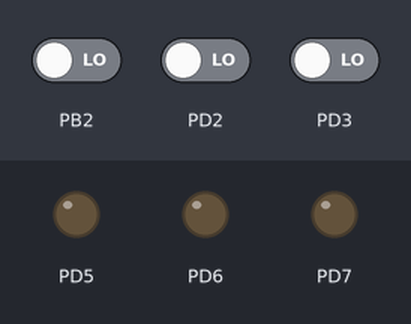
Bench run of a program on a simulated ATmega32, built with avr-gcc and emulated at 8 MHz. Shown: output pins drawn as LEDs (lit = HIGH). The inputs (shaded band) are chosen by the test bench; at power-on: PB2 LOW, PD2 LOW, PD3 LOW.

Above: at 1.2 s.
1.3 s: PB2 driven HIGH
At 2.1 s:
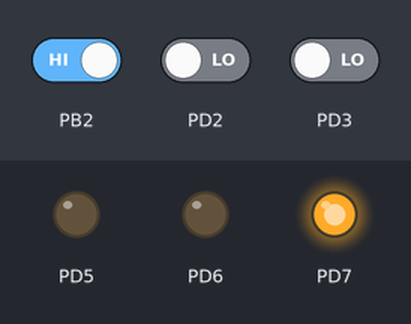
3.8 s: PD2 driven HIGH
At 4.3 s:
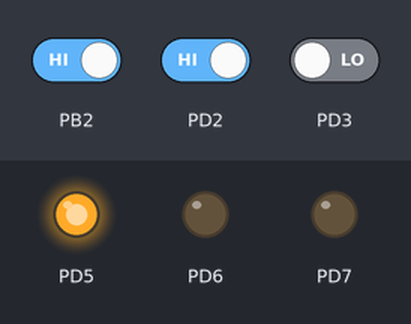
6.3 s: PD3 driven HIGH
At 7.1 s:
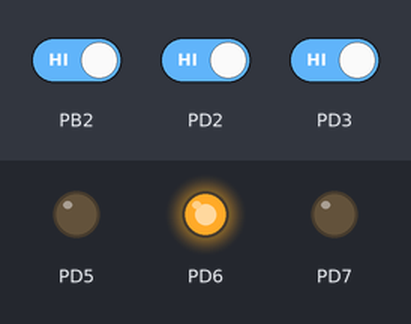
Timing chart, 0 to 9.3 s (numbered marks = the images above; inputs shaded):
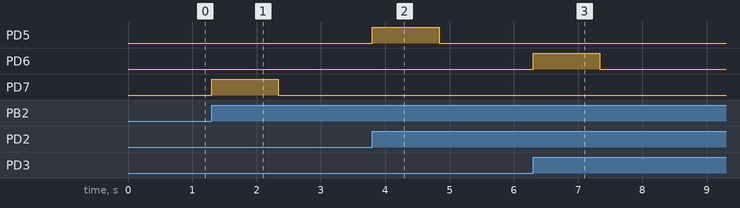

Measured:
- after the input at 1.3 s, PD7: LOW → HIGH at once, → LOW 1.0 s later
- after the input at 3.8 s, PD5: LOW → HIGH at once, → LOW 1.0 s later
- after the input at 6.3 s, PD6: LOW → HIGH at once, → LOW 1.0 s later

The program:

main.c
```c
/*
 * main.c
 *
 *  Created on: 14 Sep 2023
 *      Author: Rashad
 */


#include "BIT_MATH.h"
#include "platform_Types.h"

#include "avr/io.h"
#include "avr/delay.h"
#include "avr/interrupt.h"

void init_INT(void);
void EN_INT(void);
void init_GPIO(void);
void EXTI_ClearFlag( uint8 Copy_uint8Line );


void main()
{
	init_GPIO();
	init_INT();
	EN_INT();


	while(1)
	{

		CLR_BIT(PORTD,5);
		CLR_BIT(PORTD,6);
		CLR_BIT(PORTD,7);

	}

}
void EXTI_ClearFlag ( uint8 Copy_uint8Line )
{
	SET_BIT( GIFR , Copy_uint8Line );
}
void init_GPIO(void)
{
	//input
	CLR_BIT(DDRD,2);
	CLR_BIT(DDRD,3);
	CLR_BIT(DDRB,2);

	// LED
	SET_BIT(DDRD,5);
	SET_BIT(DDRD,6);
	SET_BIT(DDRD,7);
}

void init_INT(void)
{
	// EN INT0 Rising Edge/Falling edge
		SET_BIT(MCUCR,ISC00);
		CLR_BIT(MCUCR,ISC01);
	// EN INT1 Rising Edge/Falling edge
		SET_BIT(MCUCR,ISC10);
		CLR_BIT(MCUCR,ISC11);
	// EN INT2 Rising Edge
		SET_BIT(MCUCSR,ISC2);

}
void EN_INT(void)
{
	SET_BIT(SREG, 7);
	//EN General Interrupt Control Register  GICR
	SET_BIT(GICR,INT0);
	SET_BIT(GICR,INT1);
	SET_BIT(GICR,INT2);
}


/* ISR --> Implementation */
void __vector_1(void) __attribute__((signal));
void __vector_1(void)
{
	EXTI_ClearFlag( INTF0 );
	// Turn led on
	PORTD  |= (1<<5);

	// Wait 1 second
	_delay_ms(1000);

	// Turn led off
	PORTD  &= (~1<<5);


}

void __vector_2(void) __attribute__((signal));
void __vector_2(void)
{
	EXTI_ClearFlag( INTF1 );
	// Turn led on
	PORTD  |= (1<<6);

	// Wait 1 second
	_delay_ms(1000);

	// Turn led off
	PORTD  &= (~1<<6);


}

void __vector_3(void) __attribute__((signal));
void __vector_3(void)
{
	EXTI_ClearFlag( INTF2 );
	// Turn led on
	PORTD  |= (1<<7);

	// Wait 1 second
	_delay_ms(1000);

	// Turn led off
	PORTD  &= (~1<<7);

}
```

platform_Types.h
```c
#ifndef PLATFORM_TYPES_H_
#define PLATFORM_TYPES_H_

#include <stdbool.h>
#include <stdint.h>

#ifndef _Bool
#define _Bool unsigned char
#endif

#define CPU_TYPE	                       CPU_TYPE_32
#define CPU_BIT_ORDER   			       MSB_FIRST
#define CPU_BYTE_ORDER        			   HIGH_BYTE_FIRST

#ifndef FALSE
#define FALSE 							   (boolean)false
#endif

#ifndef TRUE
#define TRUE 							   (boolean)true
#endif

typedef _Bool							   boolean;
typedef char                               char_t ;
typedef int8_t                             sint8  ;
typedef uint8_t                            uint8  ;
typedef int16_t                            sint16 ;
typedef uint16_t                           uint16 ;
typedef int32_t                            sint32 ;
typedef uint32_t                           uint32 ;
typedef int64_t                            sint64 ;
typedef uint64_t                           uint64 ;

typedef volatile int8_t                    vsint8_t  ;
typedef volatile uint8_t                   vuint8_t  ;
typedef volatile int16_t                   vsint16_t ;
typedef volatile uint16_t                  vuint16_t ;
typedef volatile int32_t                   vsint32_t ;
typedef volatile uint32_t                  vuint32_t ;
typedef volatile int64_t                   vsint64_t ;
typedef volatile uint64_t                  vuint64_t ;

typedef float                              float32;
typedef double                             float64;

#endif /* PLATFORM_TYPES_H_ */
```

BIT_MATH.h
```c
#ifndef BIT_MATH_H_
#define BIT_MATH_H_


#define REGISTER_SIZE 8
#define SET_BIT(reg,bit)    reg|=(1<<bit)
#define CLR_BIT(reg,bit)    reg&=(~(1<<bit))
#define TOG_BIT(reg,bit)    reg^=(1<<bit)
#define GET_BIT(reg,bit)    (reg&(1<<bit))>>bit
#define IS_BIT_SET(reg,bit)  (reg&(1<<bit))>>bit
#define IS_BIT_CLR(reg,bit)  !((reg&(1<<bit))>>bit)
#define ROR(reg,num)         reg=(reg<<(REGISTER_SIZE-num))|(reg>>(num))
#define ROL(reg,num)        reg= (reg>>(REGISTER_SIZE-num))|(reg<<(num))


#endif //BIT_MATH_H_
```
